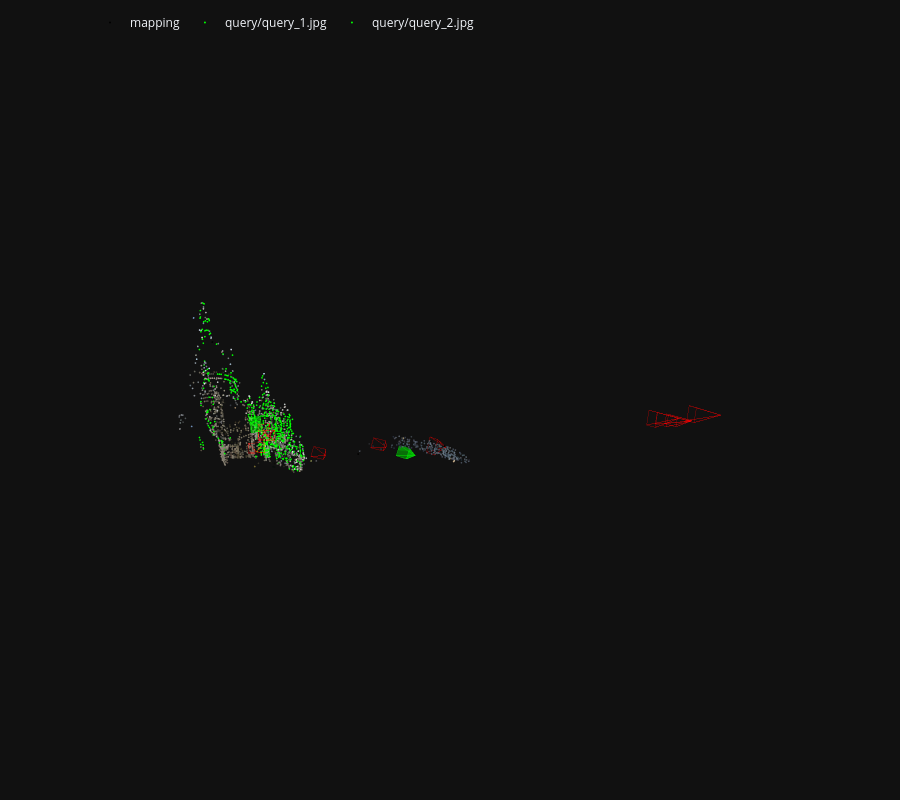

Notebook source saved alongside this figure:
### Code cell
for q, (ret, log) in results.items():
    viz_3d.plot_camera_colmap(fig3d, ret["cam_from_world"], ret["camera"], color="rgba(0,255,0,0.5)", name=q,
                              fill=True, text=f"inliers: {ret['num_inliers']} / {ret['inlier_mask'].shape[0]}")
    inl_3d = np.array([model.points3D[pid].xyz for pid in np.array(log["points3D_ids"])[ret["inlier_mask"]]])
    viz_3d.plot_points(fig3d, inl_3d, color="lime", ps=1, name=q)
fig3d.show()

### Figure 1 — Plotly figure (JSON) as saved in the notebook; plotly's stock layout.template omitted (floating-point values rounded to 4 significant figures; data arrays with more than 128 entries replaced by an {"elided": "..."} marker saying what was removed)
{"data": [{"legendgroup": "mapping", "marker": {"color": {"elided": "2059x3 int values"}, "line": {"width": 0}, "size": 1}, "mode": "markers", "name": "mapping", "type": "scatter3d", "x": {"elided": "2059 float values"}, "y": {"elided": "2059 float values"}, "z": {"elided": "2059 float values"}}, {"hovertemplate": "Image(image_id=1, camera_id=1, frame_id=1, name=\"mapping/02928139_3448003521.jpg\", has_pose=1, triangulated=916/3945)", "legendgroup": "mapping", "line": {"color": "rgba(255,0,0,0.5)", "width": 1}, "mode": "lines", "name": "1", "showlegend": false, "type": "scatter3d", "x": [-0.4424, -0.6998, -0.5736, -0.4424, -0.5736, -0.6269, -0.4424, -0.6269, -0.7531, -0.4424, -0.7531, -0.6998], "y": [0.2816, 0.1238, 0.1758, 0.2816, 0.1758, 0.4254, 0.2816, 0.4254, 0.3734, 0.2816, 0.3734, 0.1238], "z": [1.524, 1.693, 1.826, 1.524, 1.826, 1.779, 1.524, 1.779, 1.646, 1.524, 1.646, 1.693]}, {"hovertemplate": "Image(image_id=2, camera_id=2, frame_id=2, name=\"mapping/03903474_1471484089.jpg\", has_pose=1, triangulated=898/2411)", "legendgroup": "mapping", "line": {"color": "rgba(255,0,0,0.5)", "width": 1}, "mode": "lines", "name": "2", "showlegend": false, "type": "scatter3d", "x": [-2.397, -2.59, -2.39, -2.397, -2.39, -2.435, -2.397, -2.435, -2.635, -2.397, -2.635, -2.59], "y": [0.4888, 0.3469, 0.4016, 0.4888, 0.4016, 0.5651, 0.4888, 0.5651, 0.5103, 0.4888, 0.5103, 0.3469], "z": [2.939, 3.011, 3.174, 2.939, 3.174, 3.174, 2.939, 3.174, 3.012, 2.939, 3.012, 3.011]}, {"hovertemplate": "Image(image_id=3, camera_id=3, frame_id=3, name=\"mapping/10265353_3838484249.jpg\", has_pose=1, triangulated=1134/2993)", "legendgroup": "mapping", "line": {"color": "rgba(255,0,0,0.5)", "width": 1}, "mode": "lines", "name": "3", "showlegend": false, "type": "scatter3d", "x": [-3.334, -3.483, -3.224, -3.334, -3.224, -3.224, -3.334, -3.224, -3.484, -3.334, -3.484, -3.483], "y": [0.1179, 0.04167, 0.0435, 0.1179, 0.0435, 0.2128, 0.1179, 0.2128, 0.2109, 0.1179, 0.2109, 0.04167], "z": [2.032, 2.235, 2.26, 2.032, 2.26, 2.252, 2.032, 2.252, 2.228, 2.032, 2.228, 2.235]}, {"hovertemplate": "Image(image_id=4, camera_id=4, frame_id=4, name=\"mapping/17295357_9106075285.jpg\", has_pose=1, triangulated=705/2006)", "legendgroup": "mapping", "line": {"color": "rgba(255,0,0,0.5)", "width": 1}, "mode": "lines", "name": "4", "showlegend": false, "type": "scatter3d", "x": [3.564, 3.149, 3.328, 3.564, 3.328, 3.302, 3.564, 3.302, 3.124, 3.564, 3.124, 3.149], "y": [-0.3811, -0.4761, -0.4182, -0.3811, -0.4182, -0.2585, -0.3811, -0.2585, -0.3164, -0.3811, -0.3164, -0.4761], "z": [-3.116, -2.812, -2.651, -3.116, -2.651, -2.68, -3.116, -2.68, -2.842, -3.116, -2.842, -2.812]}, {"hovertemplate": "Image(image_id=5, camera_id=5, frame_id=5, name=\"mapping/32809961_8274055477.jpg\", has_pose=1, triangulated=938/2173)", "legendgroup": "mapping", "line": {"color": "rgba(255,0,0,0.5)", "width": 1}, "mode": "lines", "name": "5", "showlegend": false, "type": "scatter3d", "x": [-3.523, -3.651, -3.391, -3.523, -3.391, -3.388, -3.523, -3.388, -3.648, -3.523, -3.648, -3.651], "y": [0.4137, 0.2837, 0.2797, 0.4137, 0.2797, 0.4443, 0.4137, 0.4443, 0.4482, 0.4137, 0.4482, 0.2837], "z": [2.663, 2.848, 2.842, 2.663, 2.842, 2.883, 2.663, 2.883, 2.888, 2.663, 2.888, 2.848]}, {"hovertemplate": "Image(image_id=6, camera_id=6, frame_id=6, name=\"mapping/44120379_8371960244.jpg\", has_pose=1, triangulated=685/2412)", "legendgroup": "mapping", "line": {"color": "rgba(255,0,0,0.5)", "width": 1}, "mode": "lines", "name": "6", "showlegend": false, "type": "scatter3d", "x": [-1.412, -1.614, -1.415, -1.412, -1.415, -1.462, -1.412, -1.462, -1.661, -1.412, -1.661, -1.614], "y": [0.3007, 0.155, 0.2135, 0.3007, 0.2135, 0.3773, 0.3007, 0.3773, 0.3189, 0.3007, 0.3189, 0.155], "z": [1.922, 2.006, 2.17, 1.922, 2.17, 2.168, 1.922, 2.168, 2.004, 1.922, 2.004, 2.006]}, {"hovertemplate": "Image(image_id=7, camera_id=7, frame_id=7, name=\"mapping/51091044_3486849416.jpg\", has_pose=1, triangulated=880/3079)", "legendgroup": "mapping", "line": {"color": "rgba(255,0,0,0.5)", "width": 1}, "mode": "lines", "name": "7", "showlegend": false, "type": "scatter3d", "x": [3.35, 2.865, 3.003, 3.35, 3.003, 2.965, 3.35, 2.965, 2.827, 3.35, 2.827, 2.865], "y": [-0.4237, -0.5349, -0.4906, -0.4237, -0.4906, -0.2502, -0.4237, -0.2502, -0.2946, -0.4237, -0.2946, -0.5349], "z": [-3.251, -2.777, -2.662, -3.251, -2.662, -2.709, -3.251, -2.709, -2.824, -3.251, -2.824, -2.777]}, {"hovertemplate": "Image(image_id=8, camera_id=8, frame_id=8, name=\"mapping/60584745_2207571072.jpg\", has_pose=1, triangulated=1226/3897)", "legendgroup": "mapping", "line": {"color": "rgba(255,0,0,0.5)", "width": 1}, "mode": "lines", "name": "8", "showlegend": false, "type": "scatter3d", "x": [-3.379, -3.493, -3.304, -3.379, -3.304, -3.297, -3.379, -3.297, -3.487, -3.379, -3.487, -3.493], "y": [0.05851, -0.05823, -0.06262, 0.05851, -0.06262, 0.194, 0.05851, 0.194, 0.1984, 0.05851, 0.1984, -0.05823], "z": [1.913, 2.173, 2.185, 1.913, 2.185, 2.176, 1.913, 2.176, 2.164, 1.913, 2.164, 2.173]}, {"hovertemplate": "Image(image_id=9, camera_id=9, frame_id=9, name=\"mapping/71295362_4051449754.jpg\", has_pose=1, triangulated=1004/3172)", "legendgroup": "mapping", "line": {"color": "rgba(255,0,0,0.5)", "width": 1}, "mode": "lines", "name": "9", "showlegend": false, "type": "scatter3d", "x": [4.032, 3.519, 3.636, 4.032, 3.636, 3.595, 4.032, 3.595, 3.478, 4.032, 3.478, 3.519], "y": [-0.4909, -0.6212, -0.5819, -0.4909, -0.5819, -0.342, -0.4909, -0.342, -0.3813, -0.4909, -0.3813, -0.6212], "z": [-3.538, -3.06, -2.952, -3.538, -2.952, -2.994, -3.538, -2.994, -3.103, -3.538, -3.103, -3.06]}, {"hovertemplate": "Image(image_id=10, camera_id=10, frame_id=10, name=\"mapping/93341989_396310999.jpg\", has_pose=1, triangulated=1004/3926)", "legendgroup": "mapping", "line": {"color": "rgba(255,0,0,0.5)", "width": 1}, "mode": "lines", "name": "10", "showlegend": false, "type": "scatter3d", "x": [3.54, 2.999, 3.179, 3.54, 3.179, 3.148, 3.54, 3.148, 2.968, 3.54, 2.968, 2.999], "y": [-0.3656, -0.4892, -0.435, -0.3656, -0.435, -0.2527, -0.3656, -0.2527, -0.3069, -0.3656, -0.3069, -0.4892], "z": [-3.088, -2.638, -2.475, -3.088, -2.475, -2.502, -3.088, -2.502, -2.664, -3.088, -2.664, -2.638]}, {"color": "rgba(0,255,0,0.5)", "hovertemplate": "inliers: 594 / 687", "i": [0, 0, 0, 0], "j": [1, 2, 3, 4], "k": [2, 3, 4, 1], "legendgroup": "query/query_1.jpg", "name": "query/query_1.jpg", "showlegend": false, "type": "mesh3d", "x": [-0.9383, -1.197, -1.031, -1.082, -1.247, -1.197], "y": [0.4606, 0.2989, 0.3603, 0.531, 0.4696, 0.2989], "z": [2.329, 2.451, 2.627, 2.616, 2.439, 2.451]}, {"hovertemplate": "inliers: 594 / 687", "legendgroup": "query/query_1.jpg", "line": {"color": "rgba(0,255,0,0.5)", "width": 1}, "mode": "lines", "name": "query/query_1.jpg", "showlegend": false, "type": "scatter3d", "x": [-0.9383, -1.197, -1.031, -0.9383, -1.031, -1.082, -0.9383, -1.082, -1.247, -0.9383, -1.247, -1.197], "y": [0.4606, 0.2989, 0.3603, 0.4606, 0.3603, 0.531, 0.4606, 0.531, 0.4696, 0.4606, 0.4696, 0.2989], "z": [2.329, 2.451, 2.627, 2.329, 2.627, 2.616, 2.329, 2.616, 2.439, 2.329, 2.439, 2.451]}, {"legendgroup": "query/query_1.jpg", "marker": {"color": "lime", "line": {"width": 0}, "size": 1}, "mode": "markers", "name": "query/query_1.jpg", "type": "scatter3d", "x": {"elided": "594 float values"}, "y": {"elided": "594 float values"}, "z": {"elided": "594 float values"}}, {"color": "rgba(0,255,0,0.5)", "hovertemplate": "inliers: 102 / 348", "i": [0, 0, 0, 0], "j": [1, 2, 3, 4], "k": [2, 3, 4, 1], "legendgroup": "query/query_2.jpg", "name": "query/query_2.jpg", "showlegend": false, "type": "mesh3d", "x": [-3.595, -3.638, -3.46, -3.43, -3.608, -3.638], "y": [-0.1123, -0.1918, -0.2226, 0.02182, 0.05264, -0.1918], "z": [1.37, 1.614, 1.564, 1.521, 1.571, 1.614]}, {"hovertemplate": "inliers: 102 / 348", "legendgroup": "query/query_2.jpg", "line": {"color": "rgba(0,255,0,0.5)", "width": 1}, "mode": "lines", "name": "query/query_2.jpg", "showlegend": false, "type": "scatter3d", "x": [-3.595, -3.638, -3.46, -3.595, -3.46, -3.43, -3.595, -3.43, -3.608, -3.595, -3.608, -3.638], "y": [-0.1123, -0.1918, -0.2226, -0.1123, -0.2226, 0.02182, -0.1123, 0.02182, 0.05264, -0.1123, 0.05264, -0.1918], "z": [1.37, 1.614, 1.564, 1.37, 1.564, 1.521, 1.37, 1.521, 1.571, 1.37, 1.571, 1.614]}, {"legendgroup": "query/query_2.jpg", "marker": {"color": "lime", "line": {"width": 0}, "size": 1}, "mode": "markers", "name": "query/query_2.jpg", "type": "scatter3d", "x": [-3.152, -3.121, -3.128, -3.187, -3.172, -3.179, -3.16, -3.151, -3.398, -3.156, -3.252, -3.354, -3.326, -3.347, -3.447, -3.208, -3.396, -3.269, -3.346, -3.362, -3.368, -3.442, -3.346, -3.346, -3.408, -3.385, -3.218, -3.242, -3.445, -3.487, -3.342, -3.393, -3.396, -3.379, -3.336, -3.463, -3.408, -3.392, -3.377, -3.391, -3.406, -3.508, -3.388, -3.352, -3.352, -3.446, -3.163, -3.387, -3.404, -3.372, -3.318, -3.352, -3.444, -3.386, -3.401, -3.149, -3.313, -3.442, -3.308, -3.384, -3.401, -3.349, -3.441, -3.526, -3.53, -3.384, -3.348, -3.366, -3.345, -3.165, -3.395, -3.397, -3.471, -3.459, -3.412, -3.275, -3.49, -3.463, -3.313, -3.374, -3.388, -3.387, -3.372, -3.442, -3.386, -3.384, -3.369, -3.384, -3.174, -3.424, -3.434, -3.396, -3.364, -3.188, -3.447, -3.463, -3.179, -3.149, -3.32, -3.191, -3.192, -3.178], "y": [0.09401, 0.1439, 0.1598, 0.1376, 0.1643, 0.2049, 0.243, 0.2422, 0.2174, 0.3388, 0.3177, 0.2606, 0.268, 0.3021, 0.3184, 0.336, 0.309, 0.3295, 0.3241, 0.3343, 0.3167, 0.3501, 0.339, 0.3241, 0.3455, 0.3417, 0.3641, 0.3549, 0.3656, 0.36, 0.3526, 0.3824, 0.3647, 0.3728, 0.3833, 0.403, 0.3977, 0.4008, 0.3959, 0.4161, 0.4145, 0.4571, 0.435, 0.435, 0.4269, 0.4563, 0.4839, 0.454, 0.4503, 0.4478, 0.4582, 0.4531, 0.4724, 0.4705, 0.4688, 0.5061, 0.4869, 0.4892, 0.4969, 0.4891, 0.486, 0.4892, 0.5104, 0.5427, 0.5381, 0.5063, 0.5071, 0.5366, 0.5427, 0.6531, 0.259, 0.2817, 0.3322, 0.3455, 0.3796, 0.3894, 0.422, 0.403, 0.4176, 0.4297, 0.435, 0.454, 0.4478, 0.4892, 0.4705, 0.4891, 0.5006, 0.5063, 0.1079, 0.145, 0.1707, 0.2025, 0.2104, 0.3495, 0.4012, 0.3905, 0.4844, 0.488, 0.5234, 0.5751, -0.1585, -0.04545], "z": [4.352, 4.373, 4.378, 4.235, 4.299, 4.28, 4.299, 4.311, 3.588, 4.256, 4.119, 3.611, 3.636, 3.589, 3.587, 3.726, 3.543, 3.655, 3.581, 3.56, 3.566, 3.577, 3.573, 3.581, 3.527, 3.514, 3.699, 3.681, 3.583, 3.642, 3.562, 3.514, 3.511, 3.509, 3.542, 3.573, 3.5, 3.508, 3.508, 3.484, 3.493, 3.613, 3.486, 3.499, 3.505, 3.535, 3.693, 3.484, 3.474, 3.475, 3.556, 3.493, 3.525, 3.47, 3.471, 3.687, 3.543, 3.509, 3.569, 3.467, 3.457, 3.476, 3.506, 3.627, 3.628, 3.456, 3.467, 3.434, 3.452, 3.603, 3.567, 3.557, 3.635, 3.616, 3.507, 3.633, 3.641, 3.573, 3.577, 3.483, 3.486, 3.484, 3.475, 3.509, 3.47, 3.467, 3.449, 3.456, 4.305, 3.66, 3.703, 3.602, 3.605, 3.728, 3.547, 3.471, 3.678, 3.698, 3.553, 3.642, 4.442, 4.408]}], "layout": {"height": 800, "legend": {"orientation": "h", "x": 0.1, "xanchor": "left", "y": 0.99, "yanchor": "top"}, "margin": {"b": 0, "l": 0, "pad": 0, "r": 0, "t": 0}, "scene": {"aspectmode": "data", "camera": {"eye": {"x": 0, "y": -0.1, "z": -2}, "projection": {"type": "orthographic"}, "up": {"x": 0, "y": -1, "z": 0}}, "dragmode": "orbit", "xaxis": {"autorange": true, "showbackground": false, "showgrid": false, "showline": false, "showticklabels": true, "visible": false}, "yaxis": {"autorange": true, "showbackground": false, "showgrid": false, "showline": false, "showticklabels": true, "visible": false}, "zaxis": {"autorange": true, "showbackground": false, "showgrid": false, "showline": false, "showticklabels": true, "visible": false}}}}
